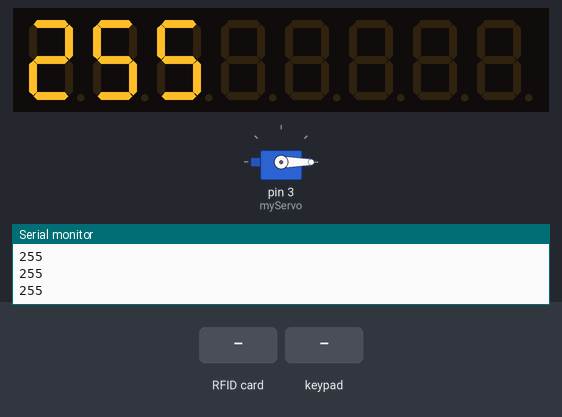
A sketch run on a simulated Arduino Uno, built with avr-gcc and run on an emulated ATmega328P. Parts: servo, 8-digit seven-segment display, the last lines printed to the serial monitor. The test bench sets the inputs (shaded band). EEPROM starts erased.

Above: at 1.2 s.
1.3 s: RFID card B0 51 6B 2A held to the reader
At 2.7 s:
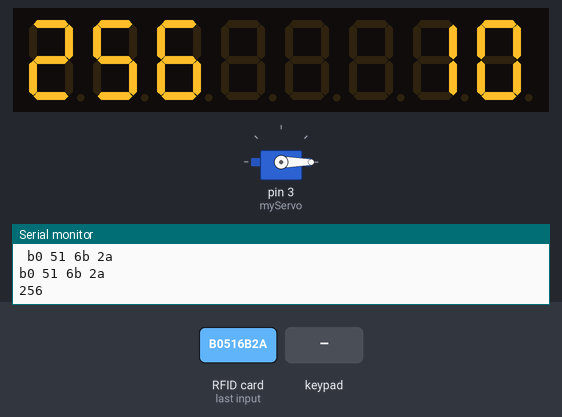
4.3 s: key '6' pressed
At 5.5 s:
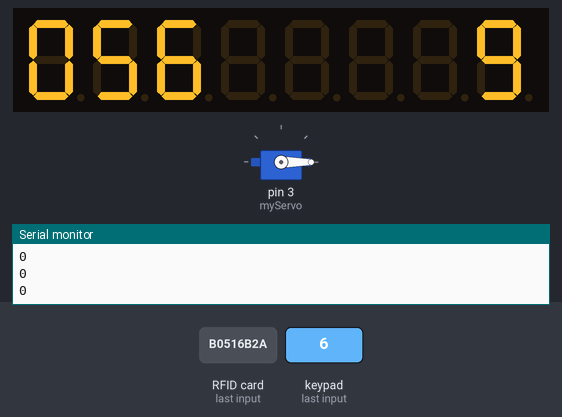
5.8 s: key '3' pressed
At 7.3 s:
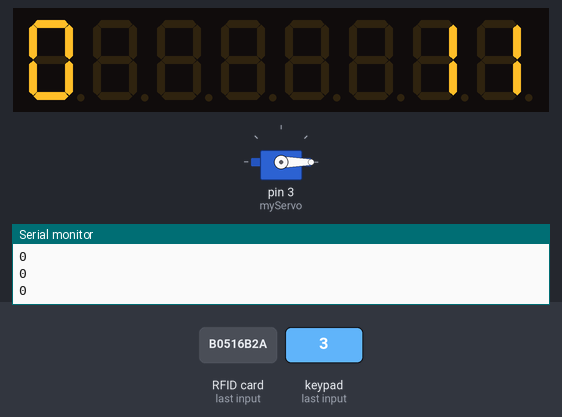
Timing chart, 0 to 8.8 s (numbered marks = the images above; inputs shaded):
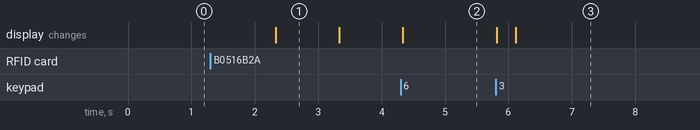

The sketch:

RFID_sensor_Countdown_new.ino
```cpp
//RFID
#include <SPI.h>
#include <MFRC522.h>
#include <Servo.h>
#include <TM1638.h>
#include <EEPROM.h>

#define SS_PIN 10
#define RST_PIN 9
#define LED_G 4 //define green LED pin
#define LED_R 5 //define red LED
#define BUZZER 2 //buzzer pin
MFRC522 mfrc522(SS_PIN, RST_PIN);   // Create MFRC522 instance.
Servo myServo; //define servo name
 TM1638 module(3, 4, 5);
int a,x=0,z=10;
uint8_t EEPROMaddress = 130;
void setup()
{
  pinMode(2,OUTPUT);
  Serial.begin(9600);   // Initiate a serial communication
  SPI.begin();      // Initiate  SPI bus
  mfrc522.PCD_Init();   // Initiate MFRC522
  myServo.attach(3); //servo pin
  myServo.write(0); //servo start position
  pinMode(LED_G, OUTPUT);
  pinMode(LED_R, OUTPUT);
  pinMode(BUZZER, OUTPUT);
  noTone(BUZZER);
  Serial.println("Put your card to the reader...");
  Serial.println();
}
void loop()
{

  byte key1;
  // read the buttons from the first module
  key1 = module.getButtons();
  if(key1==1){
  for (int i = 0 ; i < EEPROM.length() ; i++) {
    EEPROM.write(i, 0);
  }
module.setDisplayToString("0");
  }

if(key1==4){
z = z+1;
module.setDisplayToDecNumber(z,0,false);
delay(300);
}
if(key1==8){
z=z-1;
module.setDisplayToDecNumber(z,0,false);
delay(300);
}

x = EEPROM.read(EEPROMaddress);
EEPROM.write(EEPROMaddress,x);
 String number2 = String(x,DEC);
Serial.println(number2);
module.setDisplayToString(number2);
  // Look for new cards
  if ( ! mfrc522.PICC_IsNewCardPresent())
  {
    return;
  }
  // Select one of the cards
  if ( ! mfrc522.PICC_ReadCardSerial())
  {
    return;
  }
  //Show UID on serial monitor
  Serial.print("UID tag :");
  String content= "";
  byte letter;
  for (byte i = 0; i < mfrc522.uid.size; i++)
  {
     Serial.print(mfrc522.uid.uidByte[i] < 0x10 ? " 0" : " ");
     Serial.print(mfrc522.uid.uidByte[i], HEX);
     content.concat(String(mfrc522.uid.uidByte[i] < 0x10 ? " 0" : " "));
     content.concat(String(mfrc522.uid.uidByte[i], HEX));
  }
  Serial.println();
  Serial.println(content);
  String content2=content.substring(1);
  Serial.println(content2);
  delay(1000);


if(content2=="b0 51 6b 2a"){

 x=x+1;
 EEPROM.write(EEPROMaddress,x);
String number2 = String(x,DEC);
Serial.println(number2);
module.setDisplayToString(number2);

for (a=z; a>=1; a--)
{
    digitalWrite(2, HIGH);
module.setDisplayToDecNumber(a,0,false);
module.setDisplayToString(number2);
delay(1000);
key1 = module.getButtons();
if(key1==32){
  break; }
}
}


digitalWrite(2, LOW);
}
```

Measured:
- after the input at 1.3 s, the display: changes after 1.0 s (image 1)
- after the input at 5.8 s, the display: first changes at once (image 3 shows a later state)
- what the display in image 1 shows lasts 1.0 s, from 2.3 s to 3.3 s
